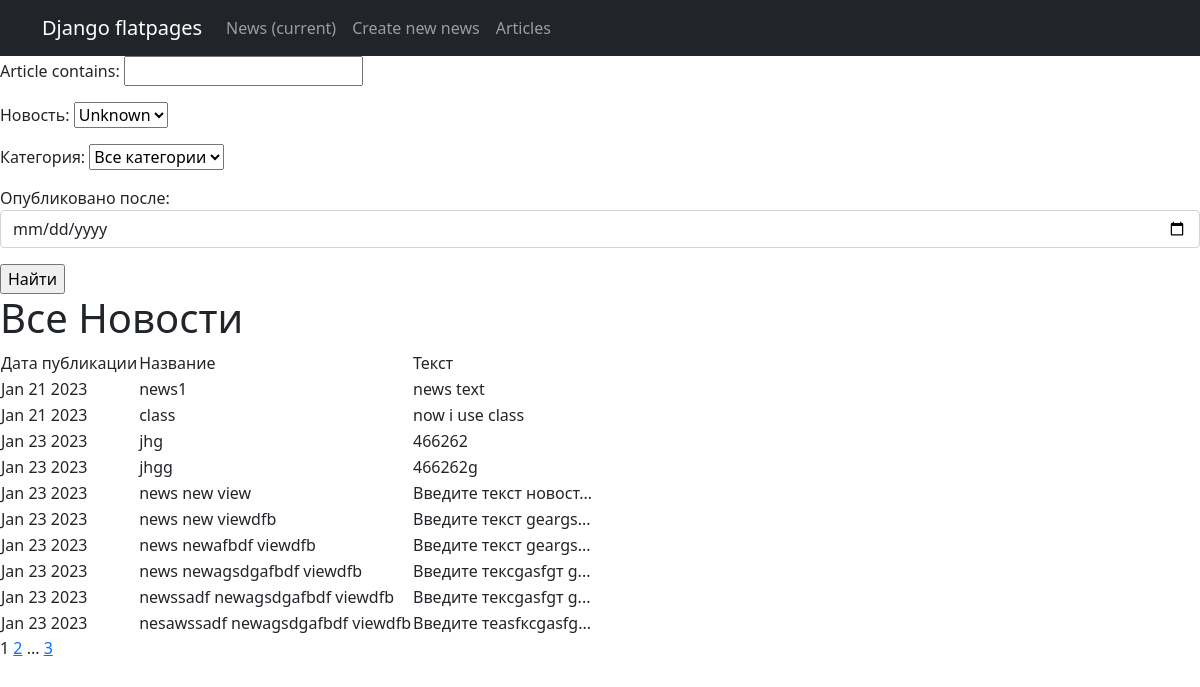
The app's page /posts/news/ with its own data.
### news/models.py (models this page shows, shortened)
class Post(models.Model):
    article = models.CharField(max_length=200, unique=True)
    text = models.TextField()
    rating = models.IntegerField(default=0)
    is_news = models.BooleanField(default=True)
    create_time = models.DateTimeField(auto_now_add=True)
    author = models.ForeignKey("Author", on_delete=models.CASCADE)
    category = models.ManyToManyField("Category", through="PostCategory")
    def preview(self):
        if len(self.text)>20:
            return f'{self.text[:20]}...'
        else:
            return f'{self.text}'

### news/views.py (the view)
# urls.py: path('news/', NewsList.as_view(), name = 'news_list'),
class NewsList(ListView):
    model = Post
    ordering = 'create_time'
    template_name = 'news.html'
    context_object_name = 'posts'
    paginate_by = 10
    def get_queryset(self):
        queryset = Post.objects.filter(is_news = True) #super().get_queryset()
        self.filterset = PostFilter(self.request.GET, queryset)
        return self.filterset.qs
    def get_context_data(self, **kwargs):
        context = super().get_context_data(**kwargs)
        context['filterset'] = self.filterset
        return context

### news/models.py (called while the page is built)
    def __str__(self):
        return self.name

### news/templatetags/custom_filters.py (called while the page is built)
@register.filter()
def censor(value):
   answer = ''
   words = value.split()
   bad_words = ['бля', 'гандон', 'гнида', 'говно', 'дроч', 'еба', 'ёба', 'ёбн', 'ёбы', 'ёпт', 'жопа', 'залупа', 'конч', 'лох', 'мразь', 'мудак', 'мудач', 'педик', 'пидор', 'пидр', 'пизд', 'поскуд', 'сать', 'сосать', 'сука', 'уебан', 'хер', 'хуё', 'хует', 'хуит', 'хуй', 'хуя', 'шалава', 'шлюха']
   for word in words:
      check = word.lower()
      if check in bad_words:
         word = word.replace(word, "*" * len(word))
      answer = answer + ' ' + word
   return answer

### news/templatetags/custom_tags.py (called while the page is built)
@register.simple_tag(takes_context=True)
def url_replace(context, **kwargs):
   d = context['request'].GET.copy()
   for k, v in kwargs.items():
       d[k] = v
   return d.urlencode()

### templates/news.html (shortened to what this page needs)
{% extends 'flatpages/default.html' %}
{% load custom_filters %}
{% load custom_tags %}
{% block content %}
<div class="collapse navbar-collapse" id="navbarResponsive">
                    <ul class="navbar-nav ml-auto">
                        <li class="nav-item active">
                            <a class="nav-link" href="#">News
                                <span class="sr-only">(current)</span>
                            </a>
                        </li>
                        <li class="nav-item">
                            <a class="nav-link" href="/news/create">Create new news</a>
                        </li>
                        <li class="nav-item">
                            <a class="nav-link" href="/articles/">Articles</a>
                        </li>
                    </ul>
                </div>
            </div>
        </nav>
<form action="" method="get">
       {{ filterset.form.as_p }}
       <input type="submit" value="Найти" />
   </form>
    {% if posts %}
       <h1>Все Новости</h1>
       <table>
           <tr>
               <td>Дата публикации</td>
               <td>Название</td>
               <td>Текст</td>
           </tr>
           {% for post in posts %}
           <tr>
               <td>{{ post.create_time|date:'M d Y'  }}</td>
               <td>{{ post.article|censor }}</td>
               <td>{{ post.preview|censor }}</td>
           </tr>
           {% endfor %}
       </table>
    {% else %}
       <h2>Товаров нет!</h2>
    {% endif %}
   {{ page_obj.number }}
   {% if page_obj.has_next %}
       <a href="?{% url_replace page=page_obj.next_page_number %}">{{ page_obj.next_page_number }}</a>
       {% if paginator.num_pages != page_obj.next_page_number %}
           ...
           <a href="?{% url_replace page=page_obj.paginator.num_pages %}">{{ page_obj.paginator.num_pages }}</a>
       {% endif %}
   {% endif %}
{% endblock content %}

### records on screen
Post: create_time "Jan 21 2023", article|censor "news1", preview|censor "news text"
Post: create_time "Jan 21 2023", article|censor "class", preview|censor "now i use class"
Post: create_time "Jan 23 2023", article|censor "jhg", preview|censor "466262"
Post: create_time "Jan 23 2023", article|censor "jhgg", preview|censor "466262g"
Post: create_time "Jan 23 2023", article|censor "news new view", preview|censor "Введите текст новост..."
Post: create_time "Jan 23 2023", article|censor "news new viewdfb", preview|censor "Введите текст geargs..."
Post: create_time "Jan 23 2023", article|censor "news newafbdf viewdfb", preview|censor "Введите текст geargs..."
Post: create_time "Jan 23 2023", article|censor "news newagsdgafbdf viewdfb", preview|censor "Введите тексgasfgт g..."
Post: create_time "Jan 23 2023", article|censor "newssadf newagsdgafbdf viewdfb", preview|censor "Введите тексgasfgт g..."
Post: create_time "Jan 23 2023", article|censor "nesawssadf newagsdgafbdf viewdfb", preview|censor "Введите теasfксgasfg..."

### other values on screen
{{ page_obj.number }} "1"
{{ page_obj.next_page_number }} "2"
{{ page_obj.paginator.num_pages }} "3"
